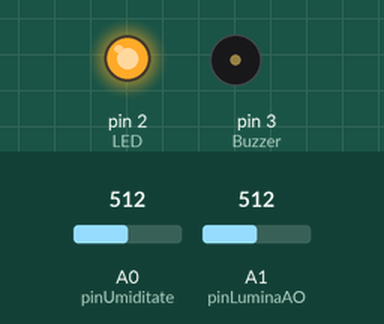
The sketch below on a simulated Arduino Uno, built with avr-gcc and run on an emulated ATmega328P. Shown: output pins drawn as LEDs (lit = HIGH), buzzer (waves = sounding, pin HIGH). The inputs (shaded band) are chosen by the test bench; at power-on: A0 (pinUmiditate) = 512, A1 (pinLuminaAO) = 512. What the sketch prints to the serial monitor is not drawn.

Above: at 1.8 s.
1.9 s: A0 (pinUmiditate) set to 608
3.4 s: A0 (pinUmiditate) set to 635
At 4.08 s:
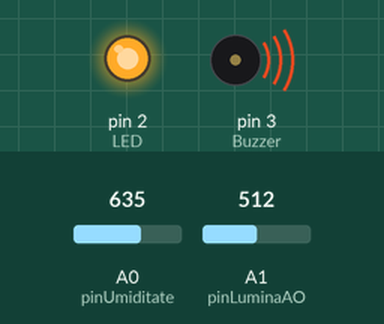
7.1 s: A1 (pinLuminaAO) set to 736
10.6 s: A1 (pinLuminaAO) set to 765
At 11.8 s:
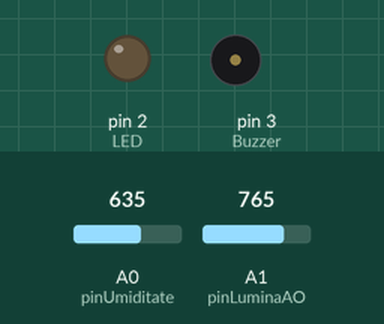
12.5 s: A1 (pinLuminaAO) set to 740
At 14.2 s:
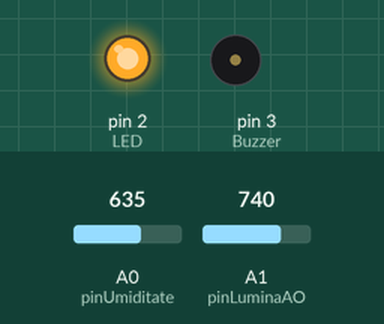
Timing chart, 0 to 17.0 s (numbered marks = the images above; inputs shaded):
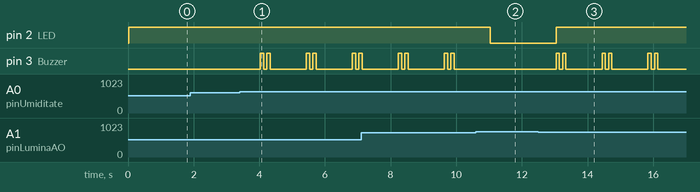

The sketch:

cod.ino
```cpp
// === PIN DEFINITIONS ===
const int pinUmiditate = A0;  // senzor de umiditate
const int pinLuminaAO = A1;   // fotodiodă (citire analogică)

// D2 → PD2 → LED
// D3 → PD3 → Buzzer

void setup() {
  // Setăm D2 și D3 ca OUTPUT prin registre
  DDRD |= (1 << PD2);  // D2 (LED)
  DDRD |= (1 << PD3);  // D3 (Buzzer)

  Serial.begin(9600);
  Serial.println("Proiect cu acces direct la registri - LED și buzzer");
}

void loop() {
  int valoareUmiditate = analogRead(pinUmiditate);
  int umiditateProc = map(valoareUmiditate, 0, 1023, 100, 0);

  int valoareLumina = analogRead(pinLuminaAO); // 950 - 1023
  bool esteZi = valoareLumina < 750;

  Serial.print("Umiditate: ");
  Serial.print(umiditateProc);
  Serial.print("% | Lumina AO: ");
  Serial.print(valoareLumina);
  Serial.print(" → ");
  Serial.println(esteZi ? "ZI" : "NOAPTE");

  if (esteZi) {
    int pwmLED = map(umiditateProc, 0, 100, 255, 0);
    analogWrite(2, pwmLED); // PWM tot prin analogWrite, dar activ doar ziua

    alertaBuzzer(umiditateProc);
  } else {
    // Stingem LED și buzzer folosind registre
    PORTD &= ~(1 << PD2);  // LED OFF
    PORTD &= ~(1 << PD3);  // Buzzer OFF
  }

  delay(1000);
}

void alertaBuzzer(int umiditate) {
  if (umiditate < 20) {
    PORTD |= (1 << PD3);  // Buzzer ON
    delay(500);
    PORTD &= ~(1 << PD3); // Buzzer OFF
  } else if (umiditate < 40) {
    for (int i = 0; i < 2; i++) {
      PORTD |= (1 << PD3);
      delay(100);
      PORTD &= ~(1 << PD3);
      delay(100);
    }
  }
}
```

Measured:
- the behaviour switches between 624 and 625 on A0 (pinUmiditate) (found by bisection; images 0 and 1)
- the behaviour switches between 749 and 750 on A1 (pinLuminaAO) (found by bisection; images 1 and 2)
- after the input at 1.9 s, every drawn part: stays the same
- after the input at 3.4 s, pin 3 (Buzzer): LOW → HIGH after 0.63 s, then repeats every 1.4 s: LOW 0.10 s, HIGH 0.10 s, LOW 1.1 s, HIGH 0.10 s
- after the input at 10.6 s, pin 2 (LED): HIGH → LOW after 0.44 s; pin 3 (Buzzer): stops changing and stays LOW
- after the input at 12.5 s, pin 2 (LED): LOW → HIGH after 0.54 s; pin 3 (Buzzer): LOW → HIGH after 0.54 s, then repeats every 1.4 s: LOW 0.10 s, HIGH 0.10 s, LOW 1.1 s, HIGH 0.10 s
